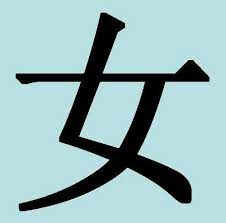
#> input picture RuneFormatter/Runes/Raw/1.bmp, 226 x 223 px; its folder holds only this picture in this run
$ python rune_formatter.py
#> lines starting #> are read from the running program, lines starting #| are printed output that depends on the picture; after the words box and inside, x2 and y2 are one past the last pixel; in counts of white or black regions, pixels touching at a corner belong together
from PIL import Image, ImageFilter, ImageOps
import glob
import numpy as np
import os

RAW_RUNES_PATH = "RuneFormatter\\Runes\\Raw\\*"
OUTPUT_BLURED_RUNES_PATH = "Assets\\Resources\\Runes\\Blurred"
OUTPUT_UNBLURED_RUNES_PATH = "Assets\\Resources\\Runes\\Unblurred"
TRESHHOLD = 128
TARGET_HEIGHT = 512
CROP_STEP = 2
BLUR_POWER = 15


def crop_image(image):
    white_positions = [(x,y) for x in range(0, image.size[0], CROP_STEP) for y in range(0, image.size[1], CROP_STEP) if image.getpixel((x, y)) == 255]
    rect = (min([x for x,y in white_positions]), min([y for x,y in white_positions]), max([x for x,y in white_positions]), max([y for x,y in white_positions]))
    return image.crop(rect)


raw_images = glob.glob(RAW_RUNES_PATH)

grayscale_images = list(map(lambda file: Image.open(file).convert("L"), raw_images))
#> grayscale_images = 1 item

binary_images = list(map(lambda image: image.point(lambda pixel: 255 if pixel < TRESHHOLD else 0), grayscale_images))
#> binary_images = 1 item

cropped_images = list(map(crop_image, binary_images))
#> in crop_image, `white_positions = [(x,y) for x in range(0, image.size[0], CROP_STEP) f..`: white_positions = 2300 pairs, first value 16 to 208, second value 14 to 210
#> in crop_image, `rect = (min([x for x,y in white_positions]), min([y for x,y in white_p..`: rect = (16, 14, 208, 210)
#> in crop_image, `return image.crop(rect)`:
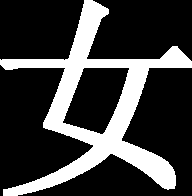
#> returned value: PIL image 192x196 L; 24.8% white; 1 white region, box (x1, y1, x2, y2) and area: (0, 0, 192, 196) 9317
#> cropped_images = 1 item

resized_images = list(map(lambda image: ImageOps.contain(image, (int(TARGET_HEIGHT * 0.5), int(TARGET_HEIGHT * 0.5))), cropped_images))
#> resized_images = 1 item

bordered_images = list(map(lambda image: ImageOps.expand(image, int(TARGET_HEIGHT * 0.25), 'black'), resized_images))
#> bordered_images = 1 item

for i, image in enumerate(bordered_images):
    image.save(OUTPUT_UNBLURED_RUNES_PATH + "\\unblured_rune_" + str(i) + ".bmp")
#> this loop made 1 pass
#> pass 1, `image.save(OUTPUT_UNBLURED_RUNES_PATH + "\\unblured_rune_" + str(i) + ..`:
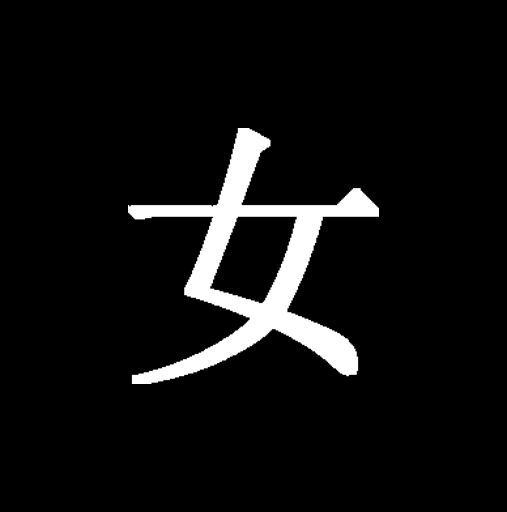
#> saved as unblured_rune_0.bmp: PIL image 507x512 L; min 0, max 255, mean 15.6

blurred_images = list(map(lambda image: image.filter(ImageFilter.GaussianBlur(BLUR_POWER)), bordered_images))
#> blurred_images = 1 item

thin_images = list(map(lambda image: image.point(lambda pixel: pixel**1.05 if pixel**1.05 <= 255 else 255), blurred_images))
#> thin_images = 1 item


for i, image in enumerate(thin_images):
    image.save(OUTPUT_BLURED_RUNES_PATH + "\\blurred_rune_" + str(i) + ".bmp")
#> this loop made 1 pass
#> pass 1, `image.save(OUTPUT_BLURED_RUNES_PATH + "\\blurred_rune_" + str(i) + ".b..`:
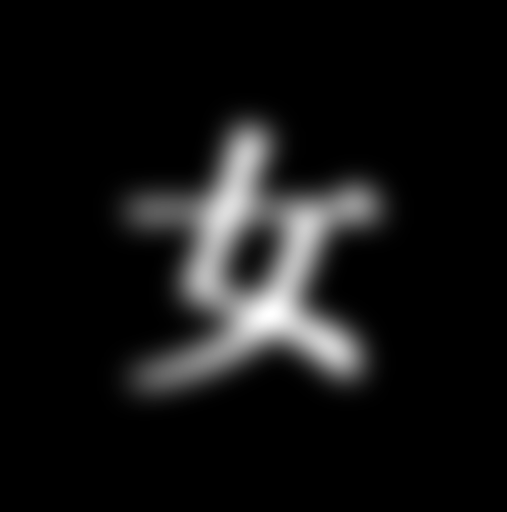
#> saved as blurred_rune_0.bmp: PIL image 507x512 L; min 0, max 255, mean 19.5

print("SUCCESS!")

$ run again, on RuneFormatter/Runes/Raw/2.bmp
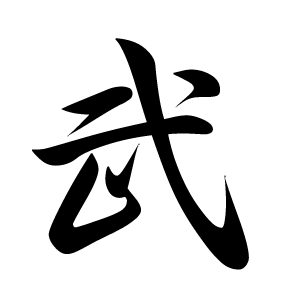
#> input picture RuneFormatter/Runes/Raw/2.bmp, 300 x 300 px
#> grayscale_images = 1 item
#> white_positions = 3511 pairs, first value 32 to 248, second value 38 to 268
#> rect = (32, 38, 248, 268)
#> in crop_image, `return image.crop(rect)`:
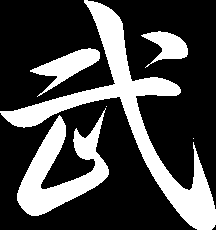
#> returned value: PIL image 216x230 L; 28.3% white; 6 white regions (2 under 20 px), largest, box (x1, y1, x2, y2) and area: (0, 0, 216, 230) 7957, (17, 108, 109, 216) 4052, (30, 48, 100, 97) 1230, (141, 31, 188, 68) 818
#> cropped_images = 1 item
#> the loop `for i, image in enumerate(bordered_images):` made 1 pass
#> the loop `for i, image in enumerate(thin_images):` made 1 pass
#> pass 1, `image.save(OUTPUT_BLURED_RUNES_PATH + "\\blurred_rune_" + str(i) + ".b..`:
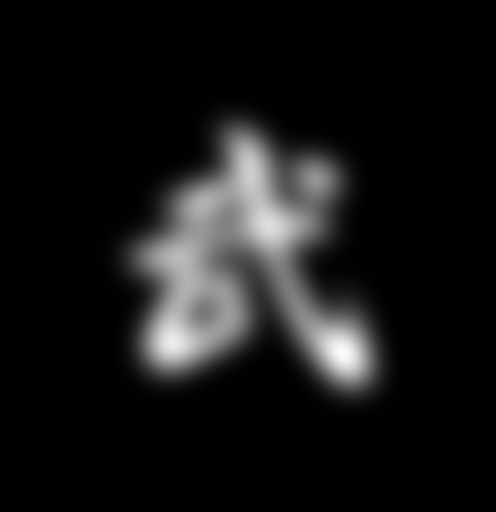
#> saved as blurred_rune_0.bmp: PIL image 496x512 L; min 0, max 251, mean 21.9

$ run again, on RuneFormatter/Runes/Raw/3.bmp
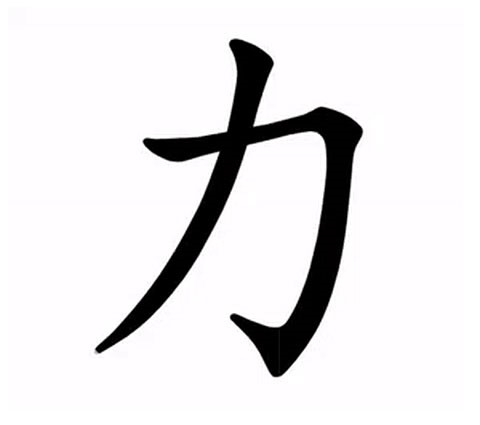
#> input picture RuneFormatter/Runes/Raw/3.bmp, 480 x 425 px
#> grayscale_images = 1 item
#> white_positions = 4944 pairs, first value 96 to 362, second value 40 to 376
#> rect = (96, 40, 362, 376)
#> in crop_image, `return image.crop(rect)`:
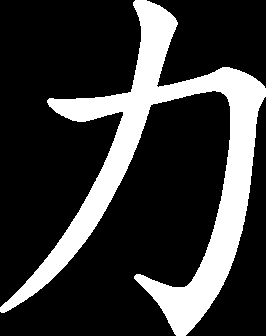
#> returned value: PIL image 266x336 L; 22.1% white; 1 white region, box (x1, y1, x2, y2) and area: (0, 0, 266, 336) 19742
#> cropped_images = 1 item
#> the loop `for i, image in enumerate(bordered_images):` made 1 pass
#> the loop `for i, image in enumerate(thin_images):` made 1 pass
#> pass 1, `image.save(OUTPUT_BLURED_RUNES_PATH + "\\blurred_rune_" + str(i) + ".b..`:
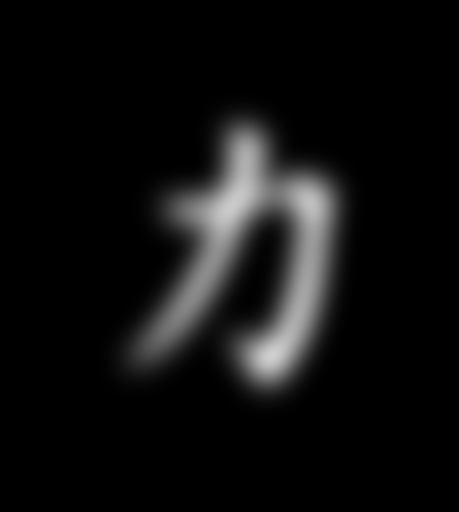
#> saved as blurred_rune_0.bmp: PIL image 459x512 L; min 0, max 206, mean 15.5

$ run again, on RuneFormatter/Runes/Raw/4.bmp
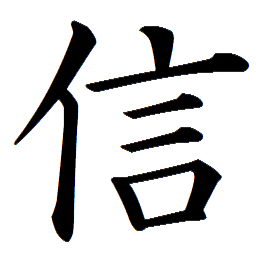
#> input picture RuneFormatter/Runes/Raw/4.bmp, 268 x 271 px
#> grayscale_images = 1 item
#> white_positions = 2985 pairs, first value 14 to 248, second value 20 to 240
#> rect = (14, 20, 248, 240)
#> in crop_image, `return image.crop(rect)`:
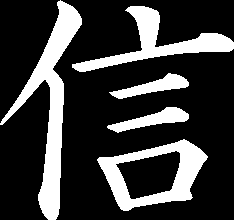
#> returned value: PIL image 234x220 L; 23.2% white; 5 white regions, box (x1, y1, x2, y2) and area: (0, 0, 82, 220) 4385, (97, 139, 208, 211) 3068, (72, 6, 234, 72) 2783, (107, 107, 189, 133) 880, (109, 73, 189, 99) 828
#> cropped_images = 1 item
#> the loop `for i, image in enumerate(bordered_images):` made 1 pass
#> the loop `for i, image in enumerate(thin_images):` made 1 pass
#> pass 1, `image.save(OUTPUT_BLURED_RUNES_PATH + "\\blurred_rune_" + str(i) + ".b..`:
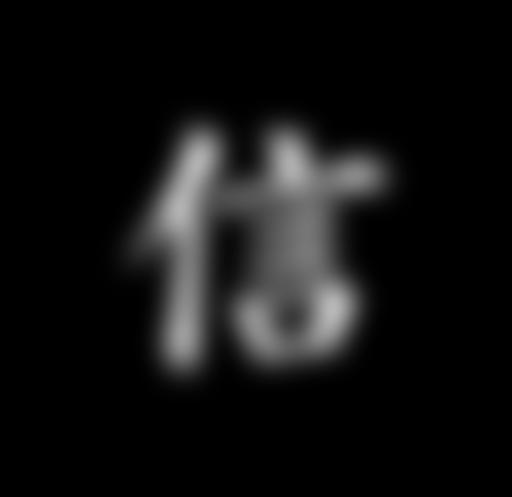
#> saved as blurred_rune_0.bmp: PIL image 512x497 L; min 0, max 183, mean 17.7
